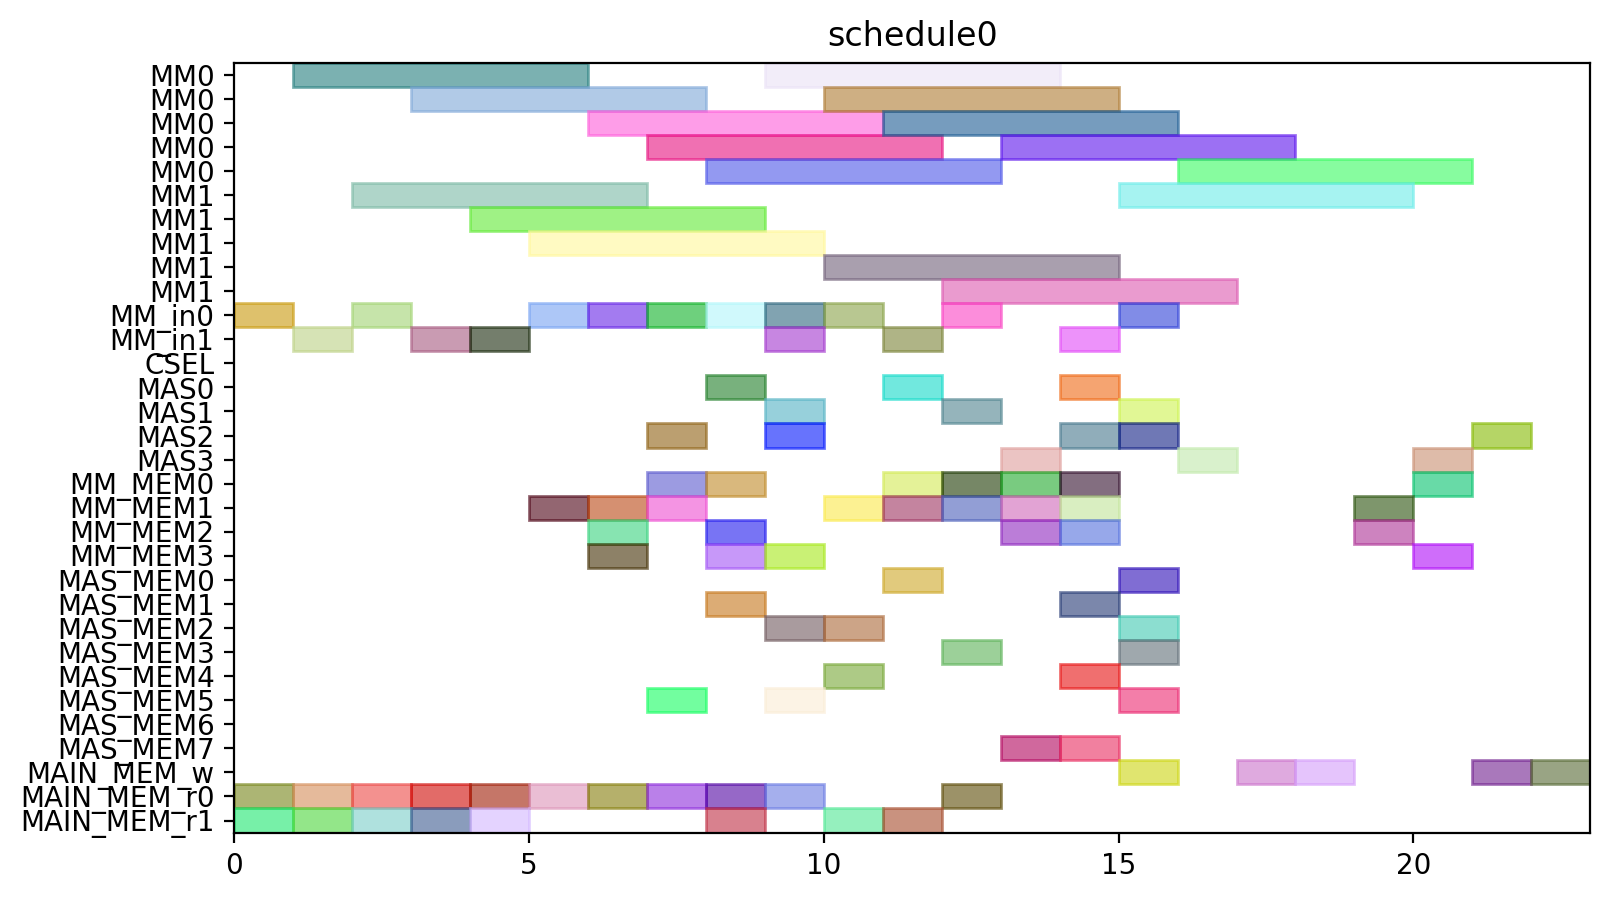

Write the Python code that produced this figure.
from pyschedule import Scenario, solvers, plotters, alt


def solve():
	horizon = 120
	S = Scenario("schedule0", horizon=horizon)

	# resource
	MM = S.Resources('MM', num=2, size=5)
	MM_in = S.Resources('MM_in', num=2)
	CSEL = S.Resource('CSEL')
	MAS = S.Resources('MAS', num=4, size=1, periods=range(1, horizon))
	MM_MEM = S.Resources('MM_MEM', num=4)
	MAS_MEM = S.Resources('MAS_MEM', num=8)
	MAIN_MEM_w = S.Resource('MAIN_MEM_w', size=1)
	MAIN_MEM_r = S.Resources('MAIN_MEM_r', num=2)

	# result of previous scheduling

	# new tasks
	t0 = S.Task('t0', length=5, delay_cost=1)
	t0 += alt(MM)
	t0_in = S.Task('t0_in', length=1, delay_cost=1)
	t0_in += alt(MM_in)
	S += t0_in*MM_in[0]<=t0*MM[0]
	S += t0_in*MM_in[1]<=t0*MM[1]
	t0_mem0 = S.Task('t0_mem0', length=1, delay_cost=1)
	t0_mem0 += MAIN_MEM_r[0]
	S += t0_mem0 <= t0

	t0_mem1 = S.Task('t0_mem1', length=1, delay_cost=1)
	t0_mem1 += MAIN_MEM_r[1]
	S += t0_mem1 <= t0

	t1 = S.Task('t1', length=5, delay_cost=1)
	t1 += alt(MM)
	t1_in = S.Task('t1_in', length=1, delay_cost=1)
	t1_in += alt(MM_in)
	S += t1_in*MM_in[0]<=t1*MM[0]
	S += t1_in*MM_in[1]<=t1*MM[1]
	t1_mem0 = S.Task('t1_mem0', length=1, delay_cost=1)
	t1_mem0 += MAIN_MEM_r[0]
	S += t1_mem0 <= t1

	t1_mem1 = S.Task('t1_mem1', length=1, delay_cost=1)
	t1_mem1 += MAIN_MEM_r[1]
	S += t1_mem1 <= t1

	t2 = S.Task('t2', length=5, delay_cost=1)
	t2 += alt(MM)
	t2_in = S.Task('t2_in', length=1, delay_cost=1)
	t2_in += alt(MM_in)
	S += t2_in*MM_in[0]<=t2*MM[0]
	S += t2_in*MM_in[1]<=t2*MM[1]
	t2_mem0 = S.Task('t2_mem0', length=1, delay_cost=1)
	t2_mem0 += MAIN_MEM_r[0]
	S += t2_mem0 <= t2

	t2_mem1 = S.Task('t2_mem1', length=1, delay_cost=1)
	t2_mem1 += MAIN_MEM_r[1]
	S += t2_mem1 <= t2

	t3 = S.Task('t3', length=5, delay_cost=1)
	t3 += alt(MM)
	t3_in = S.Task('t3_in', length=1, delay_cost=1)
	t3_in += alt(MM_in)
	S += t3_in*MM_in[0]<=t3*MM[0]
	S += t3_in*MM_in[1]<=t3*MM[1]
	t3_mem0 = S.Task('t3_mem0', length=1, delay_cost=1)
	t3_mem0 += MAIN_MEM_r[0]
	S += t3_mem0 <= t3

	t3_mem1 = S.Task('t3_mem1', length=1, delay_cost=1)
	t3_mem1 += MAIN_MEM_r[1]
	S += t3_mem1 <= t3

	t5 = S.Task('t5', length=5, delay_cost=1)
	t5 += alt(MM)
	t5_in = S.Task('t5_in', length=1, delay_cost=1)
	t5_in += alt(MM_in)
	S += t5_in*MM_in[0]<=t5*MM[0]
	S += t5_in*MM_in[1]<=t5*MM[1]
	t5_mem0 = S.Task('t5_mem0', length=1, delay_cost=1)
	t5_mem0 += MAIN_MEM_r[0]
	S += t5_mem0 <= t5

	t5_mem1 = S.Task('t5_mem1', length=1, delay_cost=1)
	t5_mem1 += MAIN_MEM_r[1]
	S += t5_mem1 <= t5

	t23 = S.Task('t23', length=5, delay_cost=1)
	t23 += alt(MM)
	t23_in = S.Task('t23_in', length=1, delay_cost=1)
	t23_in += alt(MM_in)
	S += t23_in*MM_in[0]<=t23*MM[0]
	S += t23_in*MM_in[1]<=t23*MM[1]
	t23_mem0 = S.Task('t23_mem0', length=1, delay_cost=1)
	t23_mem0 += MAIN_MEM_r[0]
	S += t23_mem0 <= t23

	t23_mem1 = S.Task('t23_mem1', length=1, delay_cost=1)
	t23_mem1 += MAIN_MEM_r[1]
	S += t23_mem1 <= t23

	t4 = S.Task('t4', length=1, delay_cost=1)
	t4 += alt(MAS)
	t4_mem0 = S.Task('t4_mem0', length=1, delay_cost=1)
	t4_mem0 += alt(MM_MEM)
	S += (t3*MM[0])-1 < t4_mem0*MM_MEM[0]
	S += (t3*MM[1])-1 < t4_mem0*MM_MEM[2]
	S += t4_mem0 <= t4

	t4_mem1 = S.Task('t4_mem1', length=1, delay_cost=1)
	t4_mem1 += alt(MM_MEM)
	S += (t3*MM[0])-1 < t4_mem1*MM_MEM[1]
	S += (t3*MM[1])-1 < t4_mem1*MM_MEM[3]
	S += t4_mem1 <= t4

	t6 = S.Task('t6', length=1, delay_cost=1)
	t6 += alt(MAS)
	t6_mem0 = S.Task('t6_mem0', length=1, delay_cost=1)
	t6_mem0 += alt(MM_MEM)
	S += (t5*MM[0])-1 < t6_mem0*MM_MEM[0]
	S += (t5*MM[1])-1 < t6_mem0*MM_MEM[2]
	S += t6_mem0 <= t6

	t6_mem1 = S.Task('t6_mem1', length=1, delay_cost=1)
	t6_mem1 += alt(MM_MEM)
	S += (t5*MM[0])-1 < t6_mem1*MM_MEM[1]
	S += (t5*MM[1])-1 < t6_mem1*MM_MEM[3]
	S += t6_mem1 <= t6

	t8 = S.Task('t8', length=5, delay_cost=1)
	t8 += alt(MM)
	t8_in = S.Task('t8_in', length=1, delay_cost=1)
	t8_in += alt(MM_in)
	S += t8_in*MM_in[0]<=t8*MM[0]
	S += t8_in*MM_in[1]<=t8*MM[1]
	t8_mem0 = S.Task('t8_mem0', length=1, delay_cost=1)
	t8_mem0 += MAIN_MEM_r[0]
	S += t8_mem0 <= t8

	t8_mem1 = S.Task('t8_mem1', length=1, delay_cost=1)
	t8_mem1 += alt(MM_MEM)
	S += (t2*MM[0])-1 < t8_mem1*MM_MEM[1]
	S += (t2*MM[1])-1 < t8_mem1*MM_MEM[3]
	S += t8_mem1 <= t8

	t15 = S.Task('t15', length=5, delay_cost=1)
	t15 += alt(MM)
	t15_in = S.Task('t15_in', length=1, delay_cost=1)
	t15_in += alt(MM_in)
	S += t15_in*MM_in[0]<=t15*MM[0]
	S += t15_in*MM_in[1]<=t15*MM[1]
	t15_mem0 = S.Task('t15_mem0', length=1, delay_cost=1)
	t15_mem0 += MAIN_MEM_r[0]
	S += t15_mem0 <= t15

	t15_mem1 = S.Task('t15_mem1', length=1, delay_cost=1)
	t15_mem1 += alt(MM_MEM)
	S += (t2*MM[0])-1 < t15_mem1*MM_MEM[1]
	S += (t2*MM[1])-1 < t15_mem1*MM_MEM[3]
	S += t15_mem1 <= t15

	t19 = S.Task('t19', length=1, delay_cost=1)
	t19 += alt(MAS)
	t19_mem0 = S.Task('t19_mem0', length=1, delay_cost=1)
	t19_mem0 += alt(MM_MEM)
	S += (t0*MM[0])-1 < t19_mem0*MM_MEM[0]
	S += (t0*MM[1])-1 < t19_mem0*MM_MEM[2]
	S += t19_mem0 <= t19

	t19_mem1 = S.Task('t19_mem1', length=1, delay_cost=1)
	t19_mem1 += alt(MM_MEM)
	S += (t0*MM[0])-1 < t19_mem1*MM_MEM[1]
	S += (t0*MM[1])-1 < t19_mem1*MM_MEM[3]
	S += t19_mem1 <= t19

	t24 = S.Task('t24', length=1, delay_cost=1)
	t24 += alt(MAS)
	t24_mem0 = S.Task('t24_mem0', length=1, delay_cost=1)
	t24_mem0 += alt(MM_MEM)
	S += (t23*MM[0])-1 < t24_mem0*MM_MEM[0]
	S += (t23*MM[1])-1 < t24_mem0*MM_MEM[2]
	S += t24_mem0 <= t24

	t24_mem1 = S.Task('t24_mem1', length=1, delay_cost=1)
	t24_mem1 += alt(MM_MEM)
	S += (t23*MM[0])-1 < t24_mem1*MM_MEM[1]
	S += (t23*MM[1])-1 < t24_mem1*MM_MEM[3]
	S += t24_mem1 <= t24

	t7 = S.Task('t7', length=5, delay_cost=1)
	t7 += alt(MM)
	t7_in = S.Task('t7_in', length=1, delay_cost=1)
	t7_in += alt(MM_in)
	S += t7_in*MM_in[0]<=t7*MM[0]
	S += t7_in*MM_in[1]<=t7*MM[1]
	t7_mem0 = S.Task('t7_mem0', length=1, delay_cost=1)
	t7_mem0 += MAIN_MEM_r[0]
	S += t7_mem0 <= t7

	t7_mem1 = S.Task('t7_mem1', length=1, delay_cost=1)
	t7_mem1 += alt(MAS_MEM)
	S += (t6*MAS[0])-1 < t7_mem1*MAS_MEM[1]
	S += (t6*MAS[1])-1 < t7_mem1*MAS_MEM[3]
	S += (t6*MAS[2])-1 < t7_mem1*MAS_MEM[5]
	S += (t6*MAS[3])-1 < t7_mem1*MAS_MEM[7]
	S += t7_mem1 <= t7

	t14 = S.Task('t14', length=5, delay_cost=1)
	t14 += alt(MM)
	t14_in = S.Task('t14_in', length=1, delay_cost=1)
	t14_in += alt(MM_in)
	S += t14_in*MM_in[0]<=t14*MM[0]
	S += t14_in*MM_in[1]<=t14*MM[1]
	S += 0<t14

	t14_w = S.Task('t14_w', length=1, delay_cost=1)
	t14_w += alt(MAIN_MEM_w)
	S += t14 <= t14_w

	t14_mem0 = S.Task('t14_mem0', length=1, delay_cost=1)
	t14_mem0 += MAIN_MEM_r[0]
	S += t14_mem0 <= t14

	t14_mem1 = S.Task('t14_mem1', length=1, delay_cost=1)
	t14_mem1 += alt(MAS_MEM)
	S += (t6*MAS[0])-1 < t14_mem1*MAS_MEM[1]
	S += (t6*MAS[1])-1 < t14_mem1*MAS_MEM[3]
	S += (t6*MAS[2])-1 < t14_mem1*MAS_MEM[5]
	S += (t6*MAS[3])-1 < t14_mem1*MAS_MEM[7]
	S += t14_mem1 <= t14

	t16 = S.Task('t16', length=1, delay_cost=1)
	t16 += alt(MAS)
	t16_mem0 = S.Task('t16_mem0', length=1, delay_cost=1)
	t16_mem0 += alt(MM_MEM)
	S += (t0*MM[0])-1 < t16_mem0*MM_MEM[0]
	S += (t0*MM[1])-1 < t16_mem0*MM_MEM[2]
	S += t16_mem0 <= t16

	t16_mem1 = S.Task('t16_mem1', length=1, delay_cost=1)
	t16_mem1 += alt(MM_MEM)
	S += (t15*MM[0])-1 < t16_mem1*MM_MEM[1]
	S += (t15*MM[1])-1 < t16_mem1*MM_MEM[3]
	S += t16_mem1 <= t16

	t20 = S.Task('t20', length=1, delay_cost=1)
	t20 += alt(MAS)
	t20_mem0 = S.Task('t20_mem0', length=1, delay_cost=1)
	t20_mem0 += alt(MM_MEM)
	S += (t0*MM[0])-1 < t20_mem0*MM_MEM[0]
	S += (t0*MM[1])-1 < t20_mem0*MM_MEM[2]
	S += t20_mem0 <= t20

	t20_mem1 = S.Task('t20_mem1', length=1, delay_cost=1)
	t20_mem1 += alt(MAS_MEM)
	S += (t19*MAS[0])-1 < t20_mem1*MAS_MEM[1]
	S += (t19*MAS[1])-1 < t20_mem1*MAS_MEM[3]
	S += (t19*MAS[2])-1 < t20_mem1*MAS_MEM[5]
	S += (t19*MAS[3])-1 < t20_mem1*MAS_MEM[7]
	S += t20_mem1 <= t20

	t25 = S.Task('t25', length=5, delay_cost=1)
	t25 += alt(MM)
	t25_in = S.Task('t25_in', length=1, delay_cost=1)
	t25_in += alt(MM_in)
	S += t25_in*MM_in[0]<=t25*MM[0]
	S += t25_in*MM_in[1]<=t25*MM[1]
	t25_mem0 = S.Task('t25_mem0', length=1, delay_cost=1)
	t25_mem0 += alt(MAS_MEM)
	S += (t24*MAS[0])-1 < t25_mem0*MAS_MEM[0]
	S += (t24*MAS[1])-1 < t25_mem0*MAS_MEM[2]
	S += (t24*MAS[2])-1 < t25_mem0*MAS_MEM[4]
	S += (t24*MAS[3])-1 < t25_mem0*MAS_MEM[6]
	S += t25_mem0 <= t25

	t25_mem1 = S.Task('t25_mem1', length=1, delay_cost=1)
	t25_mem1 += MAIN_MEM_r[1]
	S += t25_mem1 <= t25

	t26 = S.Task('t26', length=5, delay_cost=1)
	t26 += alt(MM)
	t26_in = S.Task('t26_in', length=1, delay_cost=1)
	t26_in += alt(MM_in)
	S += t26_in*MM_in[0]<=t26*MM[0]
	S += t26_in*MM_in[1]<=t26*MM[1]
	t26_mem0 = S.Task('t26_mem0', length=1, delay_cost=1)
	t26_mem0 += alt(MAS_MEM)
	S += (t24*MAS[0])-1 < t26_mem0*MAS_MEM[0]
	S += (t24*MAS[1])-1 < t26_mem0*MAS_MEM[2]
	S += (t24*MAS[2])-1 < t26_mem0*MAS_MEM[4]
	S += (t24*MAS[3])-1 < t26_mem0*MAS_MEM[6]
	S += t26_mem0 <= t26

	t26_mem1 = S.Task('t26_mem1', length=1, delay_cost=1)
	t26_mem1 += alt(MM_MEM)
	S += (t1*MM[0])-1 < t26_mem1*MM_MEM[1]
	S += (t1*MM[1])-1 < t26_mem1*MM_MEM[3]
	S += t26_mem1 <= t26

	t9 = S.Task('t9', length=1, delay_cost=1)
	t9 += alt(MAS)
	t9_mem0 = S.Task('t9_mem0', length=1, delay_cost=1)
	t9_mem0 += alt(MM_MEM)
	S += (t7*MM[0])-1 < t9_mem0*MM_MEM[0]
	S += (t7*MM[1])-1 < t9_mem0*MM_MEM[2]
	S += t9_mem0 <= t9

	t9_mem1 = S.Task('t9_mem1', length=1, delay_cost=1)
	t9_mem1 += alt(MM_MEM)
	S += (t8*MM[0])-1 < t9_mem1*MM_MEM[1]
	S += (t8*MM[1])-1 < t9_mem1*MM_MEM[3]
	S += t9_mem1 <= t9

	t17 = S.Task('t17', length=5, delay_cost=1)
	t17 += alt(MM)
	t17_in = S.Task('t17_in', length=1, delay_cost=1)
	t17_in += alt(MM_in)
	S += t17_in*MM_in[0]<=t17*MM[0]
	S += t17_in*MM_in[1]<=t17*MM[1]
	S += 0<t17

	t17_w = S.Task('t17_w', length=1, delay_cost=1)
	t17_w += alt(MAIN_MEM_w)
	S += t17 <= t17_w

	t17_mem0 = S.Task('t17_mem0', length=1, delay_cost=1)
	t17_mem0 += MAIN_MEM_r[0]
	S += t17_mem0 <= t17

	t17_mem1 = S.Task('t17_mem1', length=1, delay_cost=1)
	t17_mem1 += alt(MAS_MEM)
	S += (t16*MAS[0])-1 < t17_mem1*MAS_MEM[1]
	S += (t16*MAS[1])-1 < t17_mem1*MAS_MEM[3]
	S += (t16*MAS[2])-1 < t17_mem1*MAS_MEM[5]
	S += (t16*MAS[3])-1 < t17_mem1*MAS_MEM[7]
	S += t17_mem1 <= t17

	t21 = S.Task('t21', length=1, delay_cost=1)
	t21 += alt(MAS)
	t21_mem0 = S.Task('t21_mem0', length=1, delay_cost=1)
	t21_mem0 += alt(MAS_MEM)
	S += (t20*MAS[0])-1 < t21_mem0*MAS_MEM[0]
	S += (t20*MAS[1])-1 < t21_mem0*MAS_MEM[2]
	S += (t20*MAS[2])-1 < t21_mem0*MAS_MEM[4]
	S += (t20*MAS[3])-1 < t21_mem0*MAS_MEM[6]
	S += t21_mem0 <= t21

	t21_mem1 = S.Task('t21_mem1', length=1, delay_cost=1)
	t21_mem1 += alt(MM_MEM)
	S += (t15*MM[0])-1 < t21_mem1*MM_MEM[1]
	S += (t15*MM[1])-1 < t21_mem1*MM_MEM[3]
	S += t21_mem1 <= t21

	t27 = S.Task('t27', length=1, delay_cost=1)
	t27 += alt(MAS)
	t27_mem0 = S.Task('t27_mem0', length=1, delay_cost=1)
	t27_mem0 += alt(MM_MEM)
	S += (t26*MM[0])-1 < t27_mem0*MM_MEM[0]
	S += (t26*MM[1])-1 < t27_mem0*MM_MEM[2]
	S += t27_mem0 <= t27

	t27_mem1 = S.Task('t27_mem1', length=1, delay_cost=1)
	t27_mem1 += alt(MM_MEM)
	S += (t26*MM[0])-1 < t27_mem1*MM_MEM[1]
	S += (t26*MM[1])-1 < t27_mem1*MM_MEM[3]
	S += t27_mem1 <= t27

	t10 = S.Task('t10', length=1, delay_cost=1)
	t10 += alt(MAS)
	t10_mem0 = S.Task('t10_mem0', length=1, delay_cost=1)
	t10_mem0 += alt(MM_MEM)
	S += (t1*MM[0])-1 < t10_mem0*MM_MEM[0]
	S += (t1*MM[1])-1 < t10_mem0*MM_MEM[2]
	S += t10_mem0 <= t10

	t10_mem1 = S.Task('t10_mem1', length=1, delay_cost=1)
	t10_mem1 += alt(MAS_MEM)
	S += (t9*MAS[0])-1 < t10_mem1*MAS_MEM[1]
	S += (t9*MAS[1])-1 < t10_mem1*MAS_MEM[3]
	S += (t9*MAS[2])-1 < t10_mem1*MAS_MEM[5]
	S += (t9*MAS[3])-1 < t10_mem1*MAS_MEM[7]
	S += t10_mem1 <= t10

	t11 = S.Task('t11', length=1, delay_cost=1)
	t11 += alt(MAS)
	t11_mem0 = S.Task('t11_mem0', length=1, delay_cost=1)
	t11_mem0 += alt(MM_MEM)
	S += (t1*MM[0])-1 < t11_mem0*MM_MEM[0]
	S += (t1*MM[1])-1 < t11_mem0*MM_MEM[2]
	S += t11_mem0 <= t11

	t11_mem1 = S.Task('t11_mem1', length=1, delay_cost=1)
	t11_mem1 += alt(MAS_MEM)
	S += (t9*MAS[0])-1 < t11_mem1*MAS_MEM[1]
	S += (t9*MAS[1])-1 < t11_mem1*MAS_MEM[3]
	S += (t9*MAS[2])-1 < t11_mem1*MAS_MEM[5]
	S += (t9*MAS[3])-1 < t11_mem1*MAS_MEM[7]
	S += t11_mem1 <= t11

	t22 = S.Task('t22', length=5, delay_cost=1)
	t22 += alt(MM)
	t22_in = S.Task('t22_in', length=1, delay_cost=1)
	t22_in += alt(MM_in)
	S += t22_in*MM_in[0]<=t22*MM[0]
	S += t22_in*MM_in[1]<=t22*MM[1]
	t22_mem0 = S.Task('t22_mem0', length=1, delay_cost=1)
	t22_mem0 += alt(MAS_MEM)
	S += (t21*MAS[0])-1 < t22_mem0*MAS_MEM[0]
	S += (t21*MAS[1])-1 < t22_mem0*MAS_MEM[2]
	S += (t21*MAS[2])-1 < t22_mem0*MAS_MEM[4]
	S += (t21*MAS[3])-1 < t22_mem0*MAS_MEM[6]
	S += t22_mem0 <= t22

	t22_mem1 = S.Task('t22_mem1', length=1, delay_cost=1)
	t22_mem1 += MAIN_MEM_r[1]
	S += t22_mem1 <= t22

	new_PZ = S.Task('new_PZ', length=1, delay_cost=1)
	new_PZ += alt(MAS)
	S += 0<new_PZ

	new_PZ_w = S.Task('new_PZ_w', length=1, delay_cost=1)
	new_PZ_w += alt(MAIN_MEM_w)
	S += new_PZ <= new_PZ_w

	new_PZ_mem0 = S.Task('new_PZ_mem0', length=1, delay_cost=1)
	new_PZ_mem0 += alt(MAS_MEM)
	S += (t27*MAS[0])-1 < new_PZ_mem0*MAS_MEM[0]
	S += (t27*MAS[1])-1 < new_PZ_mem0*MAS_MEM[2]
	S += (t27*MAS[2])-1 < new_PZ_mem0*MAS_MEM[4]
	S += (t27*MAS[3])-1 < new_PZ_mem0*MAS_MEM[6]
	S += new_PZ_mem0 <= new_PZ

	new_PZ_mem1 = S.Task('new_PZ_mem1', length=1, delay_cost=1)
	new_PZ_mem1 += alt(MAS_MEM)
	S += (t27*MAS[0])-1 < new_PZ_mem1*MAS_MEM[1]
	S += (t27*MAS[1])-1 < new_PZ_mem1*MAS_MEM[3]
	S += (t27*MAS[2])-1 < new_PZ_mem1*MAS_MEM[5]
	S += (t27*MAS[3])-1 < new_PZ_mem1*MAS_MEM[7]
	S += new_PZ_mem1 <= new_PZ

	t12 = S.Task('t12', length=5, delay_cost=1)
	t12 += alt(MM)
	t12_in = S.Task('t12_in', length=1, delay_cost=1)
	t12_in += alt(MM_in)
	S += t12_in*MM_in[0]<=t12*MM[0]
	S += t12_in*MM_in[1]<=t12*MM[1]
	t12_mem0 = S.Task('t12_mem0', length=1, delay_cost=1)
	t12_mem0 += alt(MAS_MEM)
	S += (t10*MAS[0])-1 < t12_mem0*MAS_MEM[0]
	S += (t10*MAS[1])-1 < t12_mem0*MAS_MEM[2]
	S += (t10*MAS[2])-1 < t12_mem0*MAS_MEM[4]
	S += (t10*MAS[3])-1 < t12_mem0*MAS_MEM[6]
	S += t12_mem0 <= t12

	t12_mem1 = S.Task('t12_mem1', length=1, delay_cost=1)
	t12_mem1 += alt(MAS_MEM)
	S += (t11*MAS[0])-1 < t12_mem1*MAS_MEM[1]
	S += (t11*MAS[1])-1 < t12_mem1*MAS_MEM[3]
	S += (t11*MAS[2])-1 < t12_mem1*MAS_MEM[5]
	S += (t11*MAS[3])-1 < t12_mem1*MAS_MEM[7]
	S += t12_mem1 <= t12

	t13 = S.Task('t13', length=5, delay_cost=1)
	t13 += alt(MM)
	t13_in = S.Task('t13_in', length=1, delay_cost=1)
	t13_in += alt(MM_in)
	S += t13_in*MM_in[0]<=t13*MM[0]
	S += t13_in*MM_in[1]<=t13*MM[1]
	t13_mem0 = S.Task('t13_mem0', length=1, delay_cost=1)
	t13_mem0 += alt(MAS_MEM)
	S += (t4*MAS[0])-1 < t13_mem0*MAS_MEM[0]
	S += (t4*MAS[1])-1 < t13_mem0*MAS_MEM[2]
	S += (t4*MAS[2])-1 < t13_mem0*MAS_MEM[4]
	S += (t4*MAS[3])-1 < t13_mem0*MAS_MEM[6]
	S += t13_mem0 <= t13

	t13_mem1 = S.Task('t13_mem1', length=1, delay_cost=1)
	t13_mem1 += alt(MAS_MEM)
	S += (t10*MAS[0])-1 < t13_mem1*MAS_MEM[1]
	S += (t10*MAS[1])-1 < t13_mem1*MAS_MEM[3]
	S += (t10*MAS[2])-1 < t13_mem1*MAS_MEM[5]
	S += (t10*MAS[3])-1 < t13_mem1*MAS_MEM[7]
	S += t13_mem1 <= t13

	new_PY = S.Task('new_PY', length=1, delay_cost=1)
	new_PY += alt(MAS)
	S += 0<new_PY

	new_PY_w = S.Task('new_PY_w', length=1, delay_cost=1)
	new_PY_w += alt(MAIN_MEM_w)
	S += new_PY <= new_PY_w

	new_PY_mem0 = S.Task('new_PY_mem0', length=1, delay_cost=1)
	new_PY_mem0 += alt(MM_MEM)
	S += (t12*MM[0])-1 < new_PY_mem0*MM_MEM[0]
	S += (t12*MM[1])-1 < new_PY_mem0*MM_MEM[2]
	S += new_PY_mem0 <= new_PY

	new_PY_mem1 = S.Task('new_PY_mem1', length=1, delay_cost=1)
	new_PY_mem1 += alt(MM_MEM)
	S += (t22*MM[0])-1 < new_PY_mem1*MM_MEM[1]
	S += (t22*MM[1])-1 < new_PY_mem1*MM_MEM[3]
	S += new_PY_mem1 <= new_PY

	new_PX = S.Task('new_PX', length=1, delay_cost=1)
	new_PX += alt(MAS)
	S += 0<new_PX

	new_PX_w = S.Task('new_PX_w', length=1, delay_cost=1)
	new_PX_w += alt(MAIN_MEM_w)
	S += new_PX <= new_PX_w

	new_PX_mem0 = S.Task('new_PX_mem0', length=1, delay_cost=1)
	new_PX_mem0 += alt(MM_MEM)
	S += (t13*MM[0])-1 < new_PX_mem0*MM_MEM[0]
	S += (t13*MM[1])-1 < new_PX_mem0*MM_MEM[2]
	S += new_PX_mem0 <= new_PX

	new_PX_mem1 = S.Task('new_PX_mem1', length=1, delay_cost=1)
	new_PX_mem1 += alt(MM_MEM)
	S += (t25*MM[0])-1 < new_PX_mem1*MM_MEM[1]
	S += (t25*MM[1])-1 < new_PX_mem1*MM_MEM[3]
	S += new_PX_mem1 <= new_PX

	solvers.mip.solve(S,msg=1,kind='CPLEX',ratio_gap=1.01)

	solution = [['hoge']*len(S.solution()[1]) for i in range(len(S.solution()))]
	for i in range(len(S.solution())):
		for j in range(len(S.solution()[i])):
			solution[i][j]=str(S.solution()[i][j])
	print(solution)

	cycles = int(solution[-1][3])

	pic_file_name = "/home/mfukuda/ABE/multiRAM_multiMAS_16mux/scheduling_result/stage5MM2_stage1MAS4/EP_DBL_A_ANY/schedule0.png"
	if(S.solution() != []):
		plotters.matplotlib.plot(S,img_filename=pic_file_name, show_task_labels=False, fig_size=(cycles*0.25+3, 5))

	return solution
